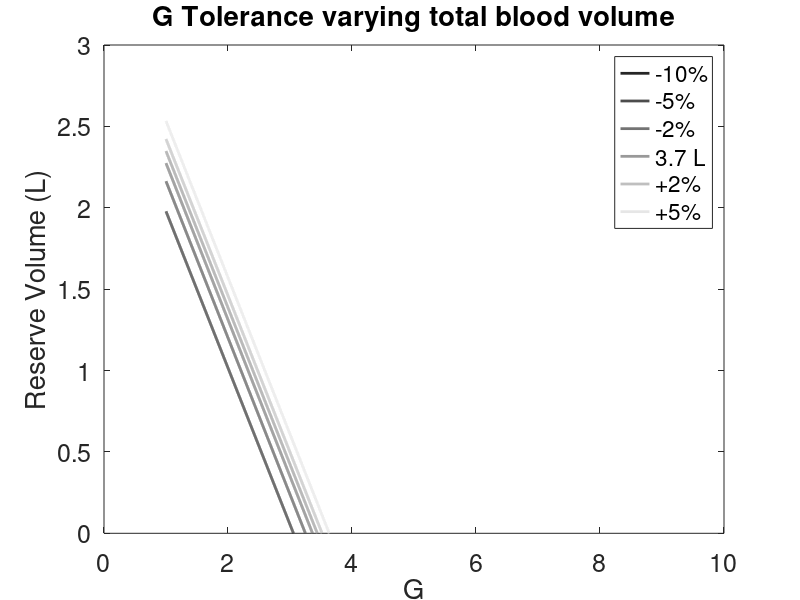

This figure's MATLAB source:
clear all
close all

Psa_u_star = 100*1333; %mmHg * [ dynes/(mmHg*cm^2) ]
Psa_u = Psa_u_star; 
dP_RA = 2*1333;

height = 167.64; %cm
Hu = 0.5*32; %32;%cm %upper   32
Hl = -(0.5*42);%cm %lower 42

rho = 1; %g/cm^3
g_earth = 980; %gravitational acceleration cm/s^2
G = linspace(980,980*10, 10000); %cm/s^2

Rs = (16.49)*1333/(1000/60); %default 17.86, 16.49-20.02 (too high) systemic resistance (mmHg/(liters/s))
Gs = 1/Rs;
Gs_u = (1/3)*Gs;
Gs_l = (2/3)*Gs; 
Rs_l = 1/Gs_l;
Rs_u = 1/Gs_u; 
Rp = (1.61*1333)/(1000/60); %pulmonic resistance (mmHg/(liters/s))

C_RVD = (0.0350/1333)*1000; %right-ventricular diastolic compliance (liters/mmHg)
C_LVD = (0.00583/1333)*1000; %left-ventricular diastolic compliance (liters/mmHg)

Csa_l = (2/3)*(0.0018/1333)*1000;
Csa_u = (1/3)*(0.0018/1333)*1000;
Csv_l = (2/3)*(0.09/1333)*1000;
Csv_u = (1/3)*(0.09/1333)*1000;
Cs_l = Csa_l + Csv_l;

Cpa = (0.00412/1333)*1000; 
Cpv = (0.01/1333)*1000; 
Cp = Cpa + Cpv;
Vtotal = [.9*3.7*1000 .95*3.7*1000 .98*3.7*1000 3.7*1000 1.02*3.7*1000 1.05*3.7*1000]; % cm^3 * 1000


Gs = 1/Rs_u + 1/Rs_l; 
Gs_l = 1/Rs_l;
Ts = Csa_u*Rs_u; %Csa_l*Rs_l
Tp = Rp*Cpa;
Csa = Csa_u+Csa_l;

%P_thorax = linspace(-4*1333,3*1333, 8); %mmHg * dynes/(mmHg*cm^2)
P_thorax = -4.3*1333;
P_RA = P_thorax+dP_RA;

Vd_total_vec = zeros(1,length(G)); 
sol_Vd_Vtotal_G = zeros(length(P_thorax), length(G)); 
 sol_Q_Vtotal_G = zeros(length(P_thorax), length(G)); 
 sol_F_Vtotal_G = zeros(length(P_thorax), length(G)); 
 sol_Ppa_Vtotal_G = zeros(length(P_thorax),length(G));
 
for j = 1:length(Vtotal)
    for i = 1:length(G)
        if P_thorax <= -dP_RA %CASE 1
            Vd_total = Vtotal(j) - Cp*(C_RVD/C_LVD)*(dP_RA) - ...
            (Tp*Gs+Csa)*Psa_u_star - (Tp*Gs_l+Csa_l)*rho*G(i)*Hu...
            - Cs_l*rho*G(i)*(-Hl);
            Q = ((1/Rs_u)+(1/Rs_l))*Psa_u_star+ rho*G(i)*Hu/Rs_l;
            F = Q/(C_RVD*(P_RA-P_thorax));
            Ppv = P_thorax + (C_LVD/C_RVD)*dP_RA;
            Ppa = Ppv+Q*Rp;
            
        elseif P_thorax > -dP_RA && P_thorax < rho*G(i)*Hu - dP_RA %CASE 2
            Vd_total = Vtotal(j) - Cp*(C_RVD/C_LVD)*dP_RA - ...
            (Tp*Gs+Csa(j))*Psa_u_star - (Tp*Gs_l+Csa_l(j))*rho*G(i)*Hu ...
            - Cs_l*rho*G(i)*(-Hl) - (Csv_l-Tp*Gs_l)*(P_thorax+dP_RA);
            
            Psv_l = -rho*G(i)*Hl + P_thorax + dP_RA;
            Psv_u = 0; 
            Psa_l = Psa_u_star + rho*G(i)*(Hu-Hl); 

            Qs_u = Psa_u_star/Rs_u;
            Qs_l = (Psa_l-Psv_l)/Rs_l;
            Q = Qs_u + Qs_l;
            F = Q/(C_RVD*(dP_RA));
            Ppv = P_thorax + (C_LVD/C_RVD)*dP_RA;
            Ppa = Ppv+Q*Rp;
            
        elseif P_thorax >= rho*G(i)*Hu - dP_RA %CASE 3
            Vd_total = Vtotal(j) - Cp*(C_RVD/C_LVD)*dP_RA ...
            - (Tp*Gs+Csa)*Psa_u_star - (Tp*Gs+Csa_l-Csv_u)*rho*G(i)*Hu...
            - Cs_l*rho*G(i)*(-Hl) - (Csv_l-Tp*Gs)*(P_thorax+dP_RA);
        
            Psv_l = P_thorax + dP_RA + rho*G(i)*(-Hl);
            Psv_u = P_thorax + dP_RA - rho*G(i)*Hu ; 
            Psa_l = Psa_u_star + rho*G(i)*(Hu-Hl); 

            Qs_u = (Psa_u_star - Psv_u)/Rs_u;
            Qs_l = (Psa_l-Psv_l)/Rs_l;
            Q = Qs_u + Qs_l;
            F = Q/(C_RVD*(dP_RA));
            Ppv = P_thorax + (C_LVD/C_RVD)*dP_RA;
            Ppa = Ppv+Q*Rp;
        end
        if Vd_total > 0 
        Vd_total_vec(i) = Vd_total; 
      
          Q_vec(i) = Q; 
          F_vec(i) = F; 
          Ppa_vec(i) = Ppa; 
          
        else
          Vd_total_vec(i) = NaN; 
      
          Q_vec(i) = NaN; 
          F_vec(i) = NaN; 
          Ppa_vec(i) = NaN;
        end
    end
        sol_Vd_Vtotal_G(j,:) = Vd_total_vec; 
        sol_Q_Vtotal_G(j,:) = Q_vec; 
        sol_F_Vtotal_G(j,:) = F_vec; 
        sol_Ppa_Vtotal_G(j,:) = Ppa_vec;
end
%conversions:
G = G/100/(g_earth/100); 
sol_Q_Vtotal_G = sol_Q_Vtotal_G*60/1000; 
sol_F_Vtotal_G = sol_F_Vtotal_G*60;
sol_Ppa_Vtotal_G = sol_Ppa_Vtotal_G/1333;
sol_Vd_Vtotal_G = sol_Vd_Vtotal_G/1000;

%%% PLOT OPTIONS %%%
 
%%plot(x, y,myLineColorPref,'color', myLineColorVec,'LineWidth', myLineWidth) %buffer times in black
% myLineColorPref="k-"; %black line
% myLineColorVec = [0,0,0]; %black -> shades of gray
% myLineWidth = 1;
% myLabelFontSize=18;
% alpha=0.1; %increment for gray
% beta=1;

% figure(1)
% for i = 1 : length(Vtotal)
%     plot(G, sol_F_Vtotal_G)
%     xlabel('G')
%     ylabel('Heart Rate (per minute)')
%     hold on
% end
   
figure(1)
for i = 1 : length(Vtotal)
    plot(G, sol_Vd_Vtotal_G(i,:), 'linewidth', 2, 'Color', [0, 0, 0] + 0.15*i)
    xlabel('G')
    ylabel('Reserve Volume (L)')
    title('G Tolerance varying total blood volume')
    hold on
end
legend("-10%", "-5%", "-2%", "3.7 L", "+2%", "+5%")
set(gca, 'fontSize', 18)
